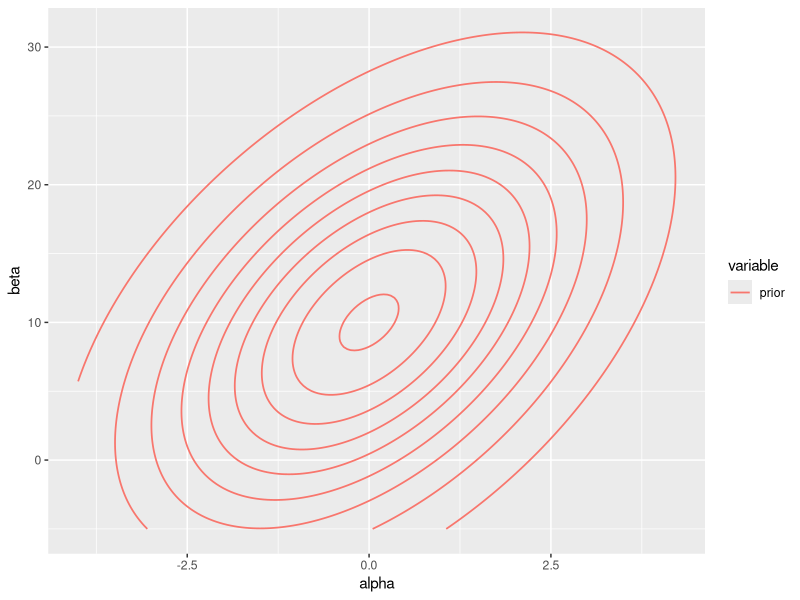
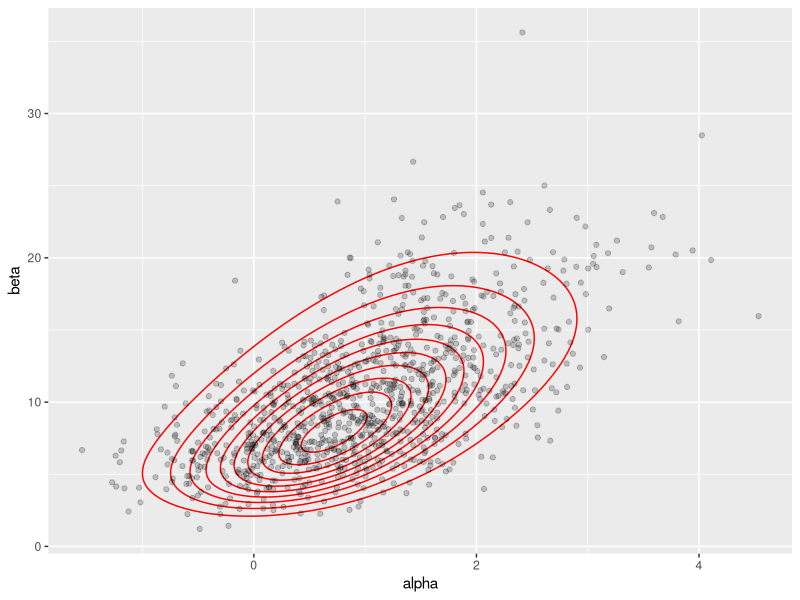

Write R code to recreate these figures, in order.
# Two parameters model simulation
# 
# (alpha, beta) are two parameters with prior
# prior could be informative: Normal (here I use this one)
# or noninformative: proper prior
#
# data is in raw data
# simulate the posterior based on Bayesian inference and draw random sample from posterior


## ------------------------------------------------------------------------
library("reshape2")
library("dplyr")
library("ggplot2")

## ------------------------------------------------------------------------
raw_data <- data.frame(
  x = c(-.86, -.3, -.05, .73),
  n = c(5, 5, 5, 5),
  y = c(0, 1, 3, 5)
)
S <- 1000

## ------------------------------------------------------------------------
log_reg <- glm(cbind(y, n - y) ~ x, data = raw_data, family = binomial(link = 'logit'))
coef(log_reg)

## ------------------------------------------------------------------------
Alpha <- seq(-4, 8, by = .05)
Beta  <- seq(-5, 45, by = .2)
grid_df <- expand.grid(alpha = Alpha, beta = Beta)

## ------------------------------------------------------------------------
bivariate_normal <- function(x, y, mean = c(0, 10), sd = c(2, 10), rho = 0.5) {
  const <- 1 / (2 * pi * sd[1] * sd[2] * sqrt(1 - rho^2))
  expo  <- exp(-((x - mean[1])^2/(sd[1]^2) + (y - mean[2])^2/(sd[2]^2) - 
      (2 * rho * (x - mean[1]) * (y - mean[2]))/(sd[1] * sd[2])) /
      (2 - 2 * rho^2))
  return(const * expo)
}
bivariate_normal(-5, -10)
grid_df$prior <- mapply(bivariate_normal, x = grid_df$alpha, y = grid_df$beta)

## ------------------------------------------------------------------------
logit_inv <- function(x) return(exp(x) / (1 + exp(x)))

lik <- function(Alpha, Beta, n, x, y) {
  return(logit_inv(Alpha + Beta * x)^y * (1 - logit_inv(Alpha + Beta * x))^(n - y))
}

prod_lik <- function(Alpha, Beta) {
  val <- rep(NA, length(Alpha))
  for (i in seq(nrow(raw_data))) {
    val[i] <- lik(Alpha, Beta, raw_data$n[i], raw_data$x[i], raw_data$y[i])
  }
  return(prod(val))
}
grid_df$lik <- mapply(prod_lik, Alpha = grid_df$alpha, Beta = grid_df$beta)
grid_df$posterior <- grid_df$prior * grid_df$lik

## ------------------------------------------------------------------------
# Comparison of prior and posterior
grid_df %>%
  melt(id.vars = c("alpha", "beta", "lik")) %>%
  ggplot() + 
  geom_contour(aes(x = alpha, y = beta, z = value, col = variable), size = .6)

## ------------------------------------------------------------------------
delta <- (Alpha[2] - Alpha[1]) / 2
epsilon <- (Beta[2] - Beta[1]) / 2

## ------------------------------------------------------------------------
normalizer <- 1 / (0.01 * sum(grid_df$posterior))
grid_df$posterior <- grid_df$posterior * normalizer
(prior_mode <- max(grid_df$prior))
(posterior_mode <- max(grid_df$posterior))

## ------------------------------------------------------------------------
Alpha_marginal_posterior <- grid_df %>%
  group_by(alpha) %>%
  summarise(marginal_posterior = sum(posterior))

U <- runif(S)
sample_Alpha <- rep(NA, length(U))
for (i in seq(length(U))) {
  s <- sample(length(Alpha), 1, prob = Alpha_marginal_posterior$marginal_posterior)
  sample_Alpha[i] <- Alpha_marginal_posterior$alpha[s]
}

## ------------------------------------------------------------------------
sample_Beta <- rep(NA, length(U))
for (i in seq(length(U))) {
  sample_range <- grid_df[grid_df$alpha == sample_Alpha[i], c("beta", "posterior")]
  s <- sample(length(Beta), 1, prob = sample_range$posterior)
  sample_Beta[i] <- sample_range$beta[s]
}

## ------------------------------------------------------------------------
sample_Alpha <- sample_Alpha + runif(length(sample_Alpha), -delta, delta)
sample_Beta <- sample_Beta + runif(length(sample_Beta), -epsilon, epsilon)
sample_Alpha_Beta <- data.frame(alpha = sample_Alpha, beta = sample_Beta)

# Random sample on posterior
ggplot() + 
  geom_contour(data = grid_df, aes(x = alpha, y = beta, z = posterior), col = "red") + 
  geom_point(data = sample_Alpha_Beta, aes(x = alpha, y = beta), alpha = I(1/5))
